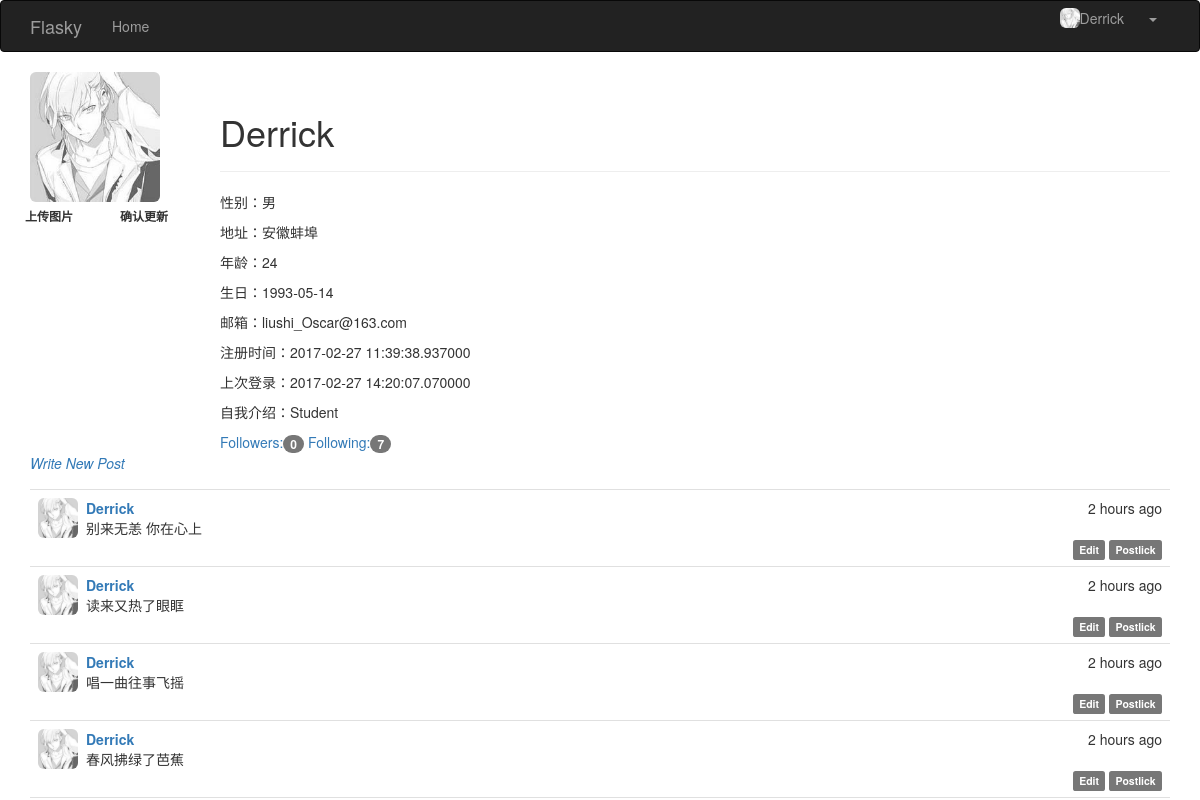
/profile/Derrick (signed in), run on the app's committed database.
### app/models.py (models this page shows, shortened)
class User(UserMixin,db.Model):
	__tablename__='users'
	id = db.Column(db.Integer, primary_key=True)
	username = db.Column(db.String(128), unique=True, index=True)
	gender = db.Column(db.String(32))
	address = db.Column(db.String(128))
	age=db.Column(db.Integer)
	date_of_born = db.Column(db.String(32))
	password_hash = db.Column(db.String(128))
	email = db.Column(db.String(64))
	selfintr=db.Column(db.String(256))
	role_id=db.Column(db.Integer,db.ForeignKey('roles.id'))
	confirmed=db.Column(db.Boolean,default=False)
	member_since=db.Column(db.DateTime(),default=datetime.utcnow)
	last_login=db.Column(db.DateTime(),default=datetime.utcnow)
	head_img=db.Column(db.String)
	posts=db.relationship('Post',backref='author',lazy='dynamic')
	followers=db.relationship('Follow',foreign_keys=[Follow.followed_id],
							  backref=db.backref('follower',lazy='joined'),
							  lazy='dynamic',
							  cascade='all,delete-orphan')
	followed=db.relationship('Follow',foreign_keys=[Follow.follower_id],
							 backref=db.backref('followed',lazy='joined'),
							 lazy='dynamic',
							 cascade='all,delete-orphan')
	def followers_count(self):
		return self.followers.count()
	def followed_count(self):
		return self.followed.count()
	def is_followed_by(self,user):
		return self.followers.filter_by(follower_id=user.id).first() is not None
	def can(self,permission):
		return self.role is not None and (self.role.permission&permission)==permission
	@property
	def password(self):
		raise AttributeError('Password can not be read!')

class Post(db.Model):
	__tablename__='posts'
	id=db.Column(db.Integer,primary_key=True)
	body=db.Column(db.Text)
	body_html = db.Column(db.Text)
	timestamp=db.Column(db.DateTime,index=True,default=datetime.utcnow())
	author_id=db.Column(db.Integer,db.ForeignKey('users.id'))

### app/main/views.py (the view)
@main.route('/profile/<username>')
@login_required
def profile(username):
    user=User.query.filter_by(username=username).first()
    if user is not None:
	    posts=user.posts.order_by(Post.timestamp.desc()).all()
	    return render_template('user.html',user=user,posts=posts)
    else:
        flash('%s is not registered!'%username)
        return redirect(url_for('main.index'))

### app/auth/views.py (called while the page is built)
@auth.before_app_request
def last_login():
	if current_user.is_authenticated:
		current_user.last_login=datetime.utcnow()

@auth.before_app_request
def before_request():
	if current_user.is_authenticated and not current_user.confirmed and request.endpoint[:5]!='auth.' and request.endpoint!='static':
		return redirect(url_for('auth.unconfirmed'))

### app/main/__init__.py (called while the page is built)
@main.app_context_processor
def inject_permission():
	return dict(Permission=Permission)

### app/models.py (called while the page is built)
@login_manager.user_loader
def load_user(user_id):
	return User.query.get(int(user_id))

### app/templates/user.html (shortened to what this page needs)
{% extends "base.html" %}
{% block page_content %}
<div class="row col-md-2">
    <img class="img-rounded profile-relativa" src="{{user.head_img}}" height="130" width="130"/>
    <form action="{{url_for('main.upload_file')}}" method="POST" enctype=multipart/form-data>
        <div class="row">
            <label class="button button_primary col-md-6 btn-sm" for="xFile">上传图片</label>
            <label class="button button_primary col-md-6 btn-sm" for="xSubmit">确认更新</label>
        </div>
    </form>
</div>
<div class="col-md-offset-2 ">
    <div class="page-header">
     <h1>{{user.username}}</h1>
    </div>
        <p>性别：{{ user.gender }}</p>
        <p>地址：{{ user.address }}</p>
        <p>年龄：{{ user.age }}</p>
        <p>生日：{{ user.date_of_born }}</p>
        <p>邮箱：{{ user.email }}</p>
        <p>注册时间：{{ user.member_since }}</p>
        <p>上次登录：{{ user.last_login }}</p>
        <p>自我介绍：{{ user.selfintr }}</p>
</div>
<div class="col-md-offset-2">
    <a href="{{url_for('main.followers',username=user.username)}}">
        Followers:<span class="badge">{{user.followers_count()}}</span>
    </a>
    <a href="{{url_for('main.followed',username=user.username)}}">
        Following:<span class="badge">{{user.followed_count()}}</span>
    </a>
</div>
<div>
    <p class="test-right"><em><a href="{{url_for('main.edit_post')}}">Write New Post</a></em></p>
    {% include "_posts.html" %}
</div>
{% endblock %}

### app/templates/base.html (shortened to what this page needs)
{% extends "bootstrap/base.html" %}
{% block head %}
{{ super() }}
<link rel="stylesheet" type="text/css" href="{{ url_for('static', filename='styles.css') }}">
{% endblock %}
{% block navbar %}
<div class="navbar navbar-inverse" role="navigation">
    <div class="container">
        <div class="navbar-header">
            <a class="navbar-brand" href="{{ url_for('main.index') }}">Flasky</a>
        </div>
        <div class="navbar-collapse collapse">
            <ul class="nav navbar-nav">
                <li><a href="{{ url_for('main.index') }}">Home</a></li>
            </ul>
            <ul class="nav navbar-nav navbar-right">
                {% if current_user.is_authenticated %}
                <div class="btn-group">
                    <a class="btn btn-link" href="{{ url_for('main.profile',username=current_user.username)}}">
                        <img src={{current_user.head_img}} class="img-rounded pull-left" height="20" width="20"/>
                        {{current_user.username}}
                    </a>
                    <a class="btn dropdwon-toggle btn-link" data-toggle="dropdown" href="#">
                        <span class="caret"></span>
                    </a>
                </div>
                {% else %}
                <div class="btn-group" role="group">
                    <button type="button" class="btn btn-link " onclick="window.location.href=('{{url_for('auth.login')}}')">Sign In</button>
                    <button type="button" class="btn btn-link " onclick="window.location.href=('{{url_for('auth.register')}}')">Register</button>
                </div>
                {% endif %}
            </ul>
        </div>
    </div>
</div>
{% endblock %}
{% block content %}
<div class="container">
    {% block page_content %}{% endblock %}
</div>
{% endblock %}

### app/templates/_posts.html
<ul class="posts">
    {% for post in posts %}
    <li class="post">
        <div class="post-thumbnail">
            <a href="{{url_for('main.profile',username=post.author.username)}}">
                <img class="img-rounded profile-thumbnail" src="{{post.author.head_img}}" height="40" width="40">
            </a>
        </div>
        <div class="post-date">{{ moment(post.timestamp).fromNow(refresh=True) }}</div>
        <div class="post-author">
            <a href="{{url_for('main.profile',username=post.author.username)}}">
                {{ post.author.username }}
            </a>
        </div>
        <div class="post-content">
            {{ post.body }}
            <div class="post-footer">
                {% if post in current_user.posts %}
                <a href="{{url_for('main.edit_old_post',id=post.id)}}">
                    <span class="label label-default">Edit</span>
                </a>
                {% endif %}
                <a href="{{url_for('main.post',id=post.id)}}">
                    <span class="label label-default">Postlick</span>
                </a>
            </div>
        </div>
    </li>
    {% endfor %}
</ul>

### app/static/styles.css (style rules this page uses)
.profile-thumbnail { position: absolute; }
ul.posts { list-style-type: none; padding: 0px; margin: 16px 0px 0px 0px; border-top: 1px solid #e0e0e0; }
ul.posts li.post { padding: 8px; border-bottom: 1px solid #e0e0e0; }
div.post-date { float: right; }
div.post-author { font-weight: bold; margin-left: 48px; }
div.post-thumbnail { position: absolute; }
div.post-content { margin-left: 48px; min-height: 24px; }
div.post-footer { text-align: right; }

### data on the page
User: head_img (picture), username "Derrick", gender "男", address "安徽蚌埠", age "24", date_of_born "1993-05-14", email "liushi_Oscar@163.com", member_since "2017-02-27 11:39:38.937000", last_login "2017-02-27 14:20:07.070000", selfintr "Student"
Post: author.head_img (picture), timestamp "2 hours ago", author.username "Derrick", body "别来无恙 你在心上"
Post: author.head_img (picture), timestamp "2 hours ago", author.username "Derrick", body "读来又热了眼眶"
Post: author.head_img (picture), timestamp "2 hours ago", author.username "Derrick", body "唱一曲往事飞摇"
Post: author.head_img (picture), timestamp "2 hours ago", author.username "Derrick", body "春风拂绿了芭蕉"

### other printed values
{{ user.followers_count() }} "0"
{{ user.followed_count() }} "7"
